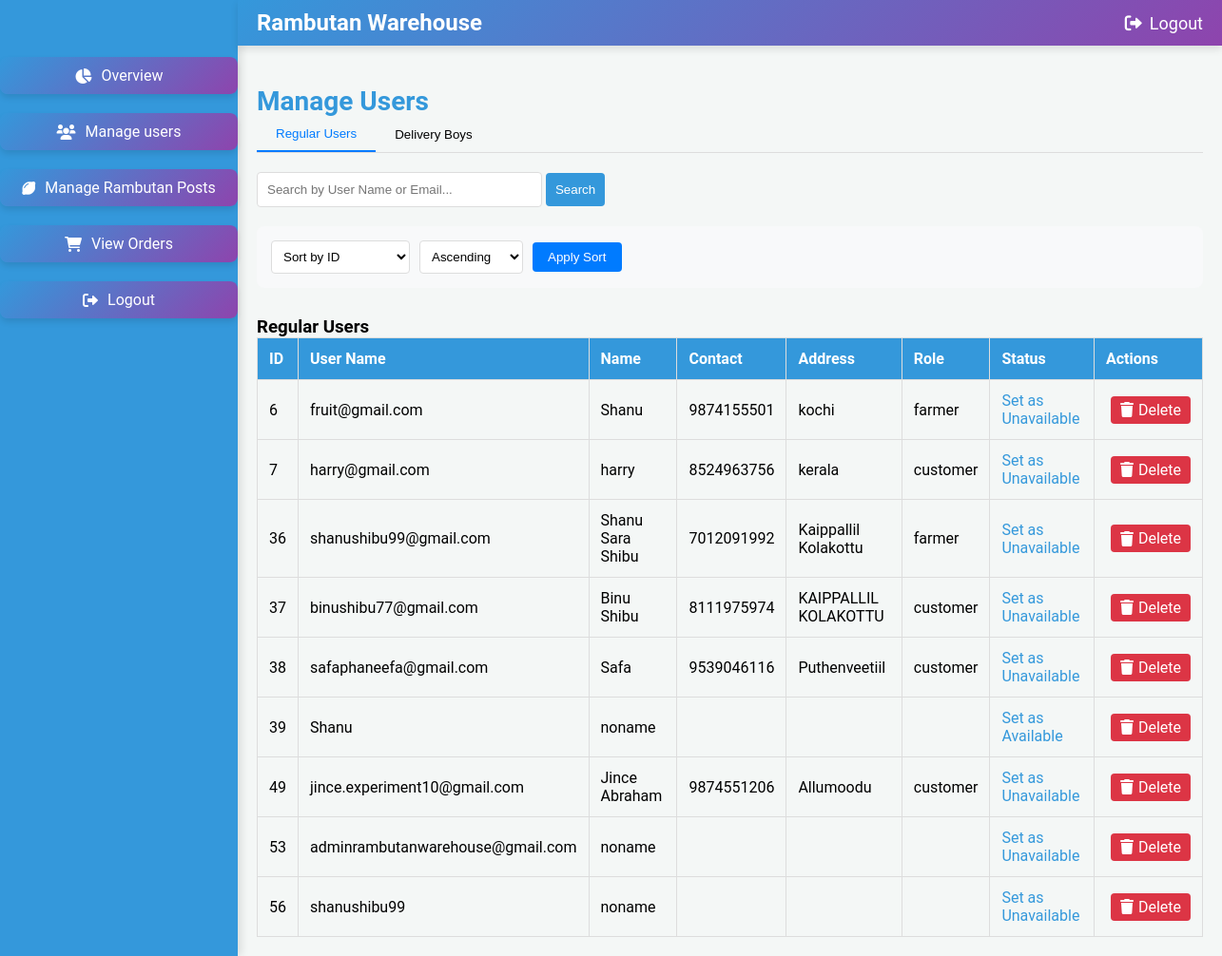
/manage_users/, run on the app's committed database.
### warehouse/models.py (models this page shows, shortened)
class Registeruser(AbstractUser):
    username = models.EmailField(unique=True)
    name = models.CharField(max_length=50,default='noname')
    contact = models.CharField(max_length=250, blank=True)
    address = models.CharField(max_length=250, blank=True)
    place = models.CharField(max_length=100, blank=True)
    role = models.CharField(max_length=10, choices=ROLE_CHOICES)
    is_active = models.BooleanField(default=True)
    groups = models.ManyToManyField(
        Group,
        related_name='registeruser_set',  # Custom related_name
        blank=True,
        help_text='The groups this user belongs to. A user will get all permissions granted to each of their groups.'
    )
    user_permissions = models.ManyToManyField(
        Permission,
        related_name='registeruser_set',  # Custom related_name
        blank=True,
        help_text='Specific permissions for this user.'
    )

### warehouse/views.py (the view, shortened to what this page needs)
# urls.py: path('manage_users/', views.manage_users, name='manage_users'),
def manage_users(request):
    search_query = request.GET.get('search', '')
    sort_by = request.GET.get('sort_by', 'id')  # Default sort by ID
    order = request.GET.get('order', 'asc')  # Default ascending order
    users = Registeruser.objects.all()
    delivery_boys = DeliveryBoy.objects.all()
    if sort_by == 'name':
        users = users.order_by(F('name').asc(nulls_last=True) if order == 'asc' else F('name').desc(nulls_last=True))
    elif sort_by == 'username':
        users = users.order_by(F('username').asc(nulls_last=True) if order == 'asc' else F('username').desc(nulls_last=True))
    elif sort_by == 'role':
        users = users.order_by(F('role').asc(nulls_last=True) if order == 'asc' else F('role').desc(nulls_last=True))
    else:  # Default sort by ID
        users = users.order_by('id' if order == 'asc' else '-id')
    if sort_by == 'name':
        delivery_boys = delivery_boys.order_by(F('full_name').asc(nulls_last=True) if order == 'asc' else F('full_name').desc(nulls_last=True))
    elif sort_by == 'status':
        delivery_boys = delivery_boys.order_by(F('approval_status').asc(nulls_last=True) if order == 'asc' else F('approval_status').desc(nulls_last=True))
    else:  # Default sort by ID
        delivery_boys = delivery_boys.order_by('user__id' if order == 'asc' else '-user__id')
    context = {
        'users': users,
        'delivery_boys': delivery_boys,
        'current_sort': sort_by,
        'current_order': order,
        'search_query': search_query
    }
    return render(request, 'manage_users.html', context)

### warehouse/templates/manage_users.html (shortened to what this page needs)
{% load static %}
<!DOCTYPE html>
<html lang="en">
<head>
    <link rel="stylesheet" href="https://cdnjs.cloudflare.com/ajax/libs/font-awesome/6.0.0-beta3/css/all.min.css">
    <link href="https://cdn.jsdelivr.net/npm/sweetalert2@11/dist/sweetalert2.min.css" rel="stylesheet">
    <link rel="stylesheet" href="{% static 'css/admin_manage_users.css' %}">
</head>
<body>
    <div class="sidebar">
        <ul>
            <li><a href="{% url 'admin_dashboard' %}"><i class="fas fa-chart-pie"></i> Overview</a></li>
            <li><a href="{% url 'manage_users' %}"><i class="fas fa-users"></i> Manage users</a></li>
            <li><a href="{% url 'manage_rambutan_posts' %}"><i class="fas fa-lemon"></i> Manage Rambutan Posts</a></li>
            <li><a href="{% url 'view_orders' %}"><i class="fas fa-shopping-cart"></i> View Orders</a></li>
            <li><a href="{% url 'logout' %}" id="sidebar-logout"><i class="fas fa-sign-out-alt"></i> Logout</a></li>
        </ul>
    </div>
    <section>
        <div class="top-navbar">
            <div class="logo">
                <span class="logo-text">Rambutan Warehouse</span>
            </div>
            <ul style="margin-left: auto;">
                <li><a href="{% url 'logout' %}" id="navbar-logout"><i class="fa fa-sign-out-alt"></i> Logout</a></li>
            </ul>
        </div>
        <div class="main">
            <h2>Manage Users</h2>
            <div class="nav-tabs">
                <button class="tab-button active" data-tab="regular-users">Regular Users</button>
                <button class="tab-button" data-tab="delivery-boys">Delivery Boys</button>
            </div>
            <div class="search-container">
                <form method="GET" action="">
                    <input type="text" name="search" placeholder="Search by User Name or Email...">
                    <button type="submit">Search</button>
                </form>
            </div>
            <div class="sorting-container" style="margin: 20px 0;">
                <form method="GET" class="sort-form" style="display: flex; gap: 10px; align-items: center;">
                    <select name="sort_by" class="sort-select" style="padding: 8px; border-radius: 4px;">
                        <option value="id" {% if current_sort == 'id' %}selected{% endif %}>Sort by ID</option>
                    </select>
                    <select name="order" class="order-select" style="padding: 8px; border-radius: 4px;">
                        <option value="asc" {% if current_order == 'asc' %}selected{% endif %}>Ascending</option>
                    </select>
                    <button type="submit" class="sort-button" style="padding: 8px 16px; border-radius: 4px; background-color: #007bff; color: white; border: none; cursor: pointer;">
                        Apply Sort
                    </button>
                </form>
            </div>
            <div class="tab-content">
                <div id="regular-users" class="tab-pane active">
                    <div class="table-container">
                        <h3>Regular Users</h3>
                        <table>
                            <tr>
                                <th>ID</th>
                                <th>User Name</th>
                                <th>Name</th>
                                <th>Contact</th>
                                <th>Address</th>
                                <th>Role</th>
                                <th>Status</th>
                                <th>Actions</th>
                            </tr>
                            {% for user in users %}
                            {% if user.role != 'delivery_boy' %}
                            <tr>
                                <td>{{ user.id }}</td>
                                <td>{{ user.username }}</td>
                                <td>{{ user.name }}</td>
                                <td>{{ user.contact }}</td>
                                <td>{{ user.address }}</td>
                                <td>{{ user.role }}</td>
                                <td>
                                    {% if user.is_active %}
                                        <a href="{% url 'toggle_user_availability' user.id %}" class="toggle-availability-button" data-status="unavailable">Set as Unavailable</a>
                                    {% else %}
                                        <a href="{% url 'toggle_user_availability' user.id %}" class="toggle-availability-button" data-status="available">Set as Available</a>
                                    {% endif %}
                                </td>
                                <td>
                                    <a href="{% url 'delete_user' user.id %}"
                                       class="delete-button"
                                       style="background-color: #dc3545; color: white; padding: 5px 10px; border-radius: 4px; text-decoration: none; margin-left: 5px;">
                                        <i class="fas fa-trash"></i> Delete
                                    </a>
                                </td>
                            </tr>
                            {% endif %}
                            {% endfor %}
                        </table>
                    </div>
                </div>
            </div>
        </div>
    </section>
</body>
</html>

### warehouse/static/css/admin_manage_users.css (style rules this page uses)
* { margin: 0; padding: 0; box-sizing: border-box; }
:root { --primary-color: #3498db; --secondary-color: #8e44ad; --accent-color: #27ae60; --light-bg: #f4f7f6; --dark-bg: #333; --text-color: #333; --white: #ffffff; --font-family: 'Roboto', sans-serif; }
body { font-family: var(--font-family); background-color: var(--light-bg); display: flex; min-height: 100vh; }
.sidebar { background-color: var(--primary-color); width: 250px; position: fixed; top: 0; left: 0; height: 100%; padding-top: 40px; transition: width 0.3s ease; box-shadow: 4px 0 8px rgba(0, 0, 0, 0.1); }
.sidebar ul { list-style: none; }
.sidebar ul li { margin: 20px 0; text-align: center; }
.sidebar ul li a { text-decoration: none; color: var(--white); padding: 10px; display: flex; align-items: center; justify-content: center; border-radius: 8px; transition: background-color 0.3s, transform 0.3s ease-in-out; background: linear-gradient(135deg, var(--primary-color), var(--secondary-color)); box-shadow: 0 4px 6px rgba(0, 0, 0, 0.1); }
.sidebar ul li a i { margin-right: 10px; }
.top-navbar { background: linear-gradient(135deg, var(--primary-color), var(--secondary-color)); padding: 10px 20px; display: flex; justify-content: space-between; align-items: center; box-shadow: 0 4px 8px rgba(0, 0, 0, 0.1); position: fixed; top: 0; left: 250px; right: 0; z-index: 1000; transition: left 0.3s; }
.top-navbar .logo { display: flex; align-items: center; }
.top-navbar .logo-text { font-size: 24px; color: var(--white); font-weight: bold; }
.top-navbar ul { list-style: none; display: flex; gap: 20px; align-items: center; }
.top-navbar ul li a { text-decoration: none; color: var(--white); font-size: 18px; display: flex; align-items: center; }
.top-navbar ul li a i { margin-right: 8px; }
.main { margin-left: 250px; padding: 20px; margin-top: 70px; width: calc(100% - 250px); }
.main h2 { color: var(--primary-color); font-size: 28px; font-weight: bold; }
.table-container { margin-top: 30px; }
table { width: 100%; border-collapse: collapse; }
table, th, td { border: 1px solid #ddd; }
th, td { padding: 12px; text-align: left; }
th { background-color: var(--primary-color); color: white; }
td a { text-decoration: none; color: var(--primary-color); }
.search-container { margin-bottom: 20px; }
.search-container input[type="text"] { padding: 10px; width: 300px; border: 1px solid #ddd; border-radius: 4px; }
.search-container button { padding: 10px; background-color: var(--primary-color); color: white; border: none; border-radius: 4px; cursor: pointer; }

### warehouse/templates/manage_users.html (style rules this page uses)
.nav-tabs { display: flex; margin-bottom: 20px; border-bottom: 1px solid #ddd; }
.nav-tabs button { padding: 10px 20px; border: none; background: none; cursor: pointer; }
.nav-tabs button.active { border-bottom: 2px solid #007bff; color: #007bff; }
.tab-content > div { display: none; }
.tab-content > div.active { display: block; }
.sorting-container { background-color: #f8f9fa; padding: 15px; border-radius: 8px; margin-bottom: 20px; }
.sort-form { display: flex; gap: 10px; align-items: center; }
.sort-select, .order-select { padding: 8px; border: 1px solid #ddd; border-radius: 4px; background-color: white; }
.sort-button { padding: 8px 16px; background-color: #007bff; color: white; border: none; border-radius: 4px; cursor: pointer; transition: background-color 0.3s; }
.delete-button { background-color: #dc3545; color: white; padding: 5px 10px; border-radius: 4px; text-decoration: none; margin-left: 5px; display: inline-flex; align-items: center; gap: 5px; }

### data on the page
Registeruser: id "6", username "fruit@gmail.com", name "Shanu", contact "9874155501", address "kochi", role "farmer", is_active "Set as Unavailable"
Registeruser: id "7", username "harry@gmail.com", name "harry", contact "8524963756", address "kerala", role "customer", is_active "Set as Unavailable"
Registeruser: id "36", username "shanushibu99@gmail.com", name "Shanu Sara Shibu", contact "7012091992", address "Kaippallil Kolakottu", role "farmer", is_active "Set as Unavailable"
Registeruser: id "37", username "binushibu77@gmail.com", name "Binu Shibu", contact "8111975974", address "KAIPPALLIL KOLAKOTTU", role "customer", is_active "Set as Unavailable"
Registeruser: id "38", username "safaphaneefa@gmail.com", name "Safa", contact "9539046116", address "Puthenveetiil", role "customer", is_active "Set as Unavailable"
Registeruser: id "39", username "Shanu", name "noname", is_active "Set as Available"
Registeruser: id "49", username "jince.experiment10@gmail.com", name "Jince Abraham", contact "9874551206", address "Allumoodu", role "customer", is_active "Set as Unavailable"
Registeruser: id "53", username "adminrambutanwarehouse@gmail.com", name "noname", is_active "Set as Unavailable"
Registeruser: id "56", username "shanushibu99", name "noname", is_active "Set as Unavailable"
